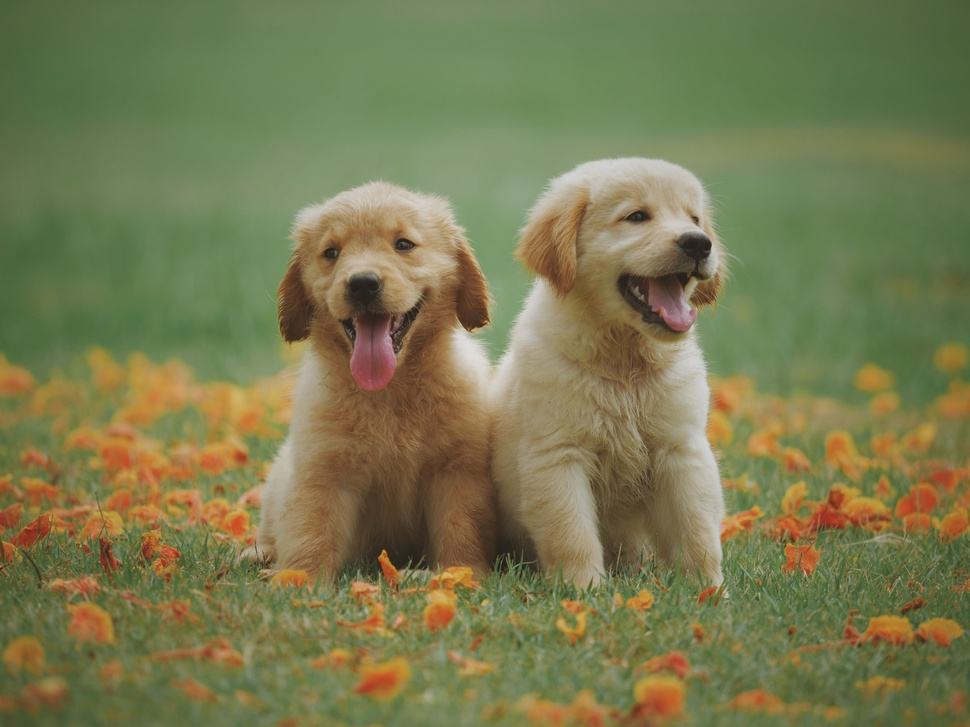
#> input picture azure/input.jpg, 970 x 727 px, shrunk from 5184 x 3888 before the run
$ python image.py
#> lines starting #> are read from the running program, lines starting #| are printed output that depends on the picture
from PIL import Image, ImageEnhance, ImageFile
from concurrent.futures import ThreadPoolExecutor
import time

# Allow Pillow to read slightly truncated JPEG files
ImageFile.LOAD_TRUNCATED_IMAGES = True

INPUT_IMAGE = "input.jpg"
OUTPUT_IMAGE = "output.jpg"


def process_part(part_number, box, image_data):
    """Process one part of the image in a separate thread."""

    print(f"Thread {part_number} started")

    try:
        # Create a separate image from the loaded image data
        image = Image.frombytes(
            "RGB",
            image_data["size"],
            image_data["data"]
        )

        # Crop the assigned section
        part = image.crop(box)

        # Example image processing:
        # Increase brightness slightly
        enhancer = ImageEnhance.Brightness(part)
        part = enhancer.enhance(1.2)

        # Simulate some processing time
        time.sleep(1)

        image.close()

        print(f"Thread {part_number} completed")

        return part_number, box, part

    except Exception as e:
        print(f"Thread {part_number} error: {e}")
        raise


def main():

    print("Loading image...")

    try:
        # Open the input image
        image = Image.open(INPUT_IMAGE)
#> image is the input picture: PIL image 970x727 RGB; mean R, G, B 120.5, 121.8, 79.7

        # Convert to RGB and fully load the image
        image = image.convert("RGB")
        image.load()

    except Exception as e:
        print(f"Error loading image: {e}")
        return

    width, height = image.size
#> width = 970; height = 727

    print(f"Image size: {width} x {height}")
#| Image size: 970 x 727

    # Store the complete image in memory.
    # This prevents multiple threads from accessing
    # the same file object.
    image_data = {
        "size": image.size,
        "data": image.tobytes()
    }

    image.close()

    # Divide image into four parts
    boxes = [
        # Top-left
        (0, 0, width // 2, height // 2),

        # Top-right
        (width // 2, 0, width, height // 2),

        # Bottom-left
        (0, height // 2, width // 2, height),

        # Bottom-right
        (width // 2, height // 2, width, height)
    ]

    print()
    print("Starting 4 threads...")
    print()

    start_time = time.time()

    # Create four threads
    with ThreadPoolExecutor(max_workers=4) as executor:

        futures = []

        for i, box in enumerate(boxes, start=1):

            future = executor.submit(
                process_part,
                i,
                box,
                image_data
            )

            futures.append(future)
#> this loop made 4 passes
#> pass 1, in process_part, `part = image.crop(box)`:
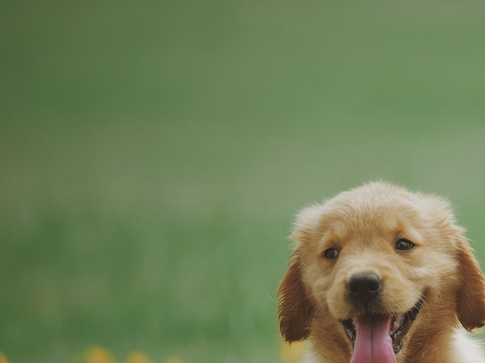
#> part: PIL image 485x363 RGB; mean R, G, B 111, 126.6, 87
#> pass 1, in process_part, `part = enhancer.enhance(1.2)`:
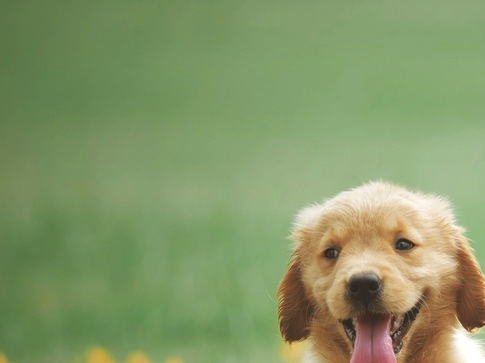
#> part: PIL image 485x363 RGB; mean R, G, B 132.8, 151.6, 104
#> pass 2, in process_part (call 2), `part = image.crop(box)`:
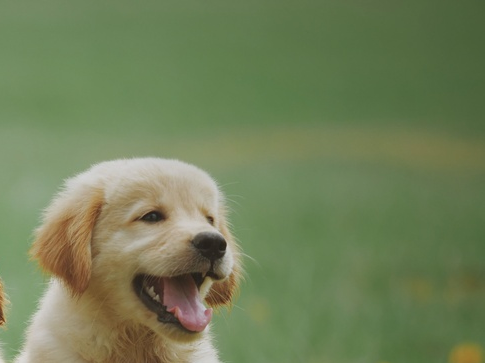
#> part: PIL image 485x363 RGB; mean R, G, B 113.1, 127.8, 88.6
#> pass 2, in process_part (call 2), `part = enhancer.enhance(1.2)`:
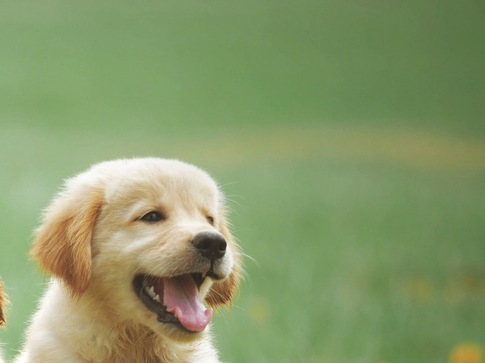
#> part: PIL image 485x363 RGB; mean R, G, B 135.4, 153, 105.9
#> after the loop, futures = 4 items

        # Get results
        results = []

        for future in futures:
            result = future.result()
            results.append(result)
#> after the loop, results = 4 items

    print()
    print("All threads completed.")

    # Create empty output image
    output = Image.new(
        "RGB",
        (width, height)
    )
#> output: PIL image 970x727 RGB; every value is 0

    # Combine the four processed parts
    for part_number, box, part in results:

        output.paste(
            part,
            (box[0], box[1])
        )

        part.close()
#> this loop made 4 passes
#> box on passes 1 to 4: (0, 0, 485, 363), (485, 0, 970, 363), (0, 363, 485, 727), (485, 363, 970, 727)
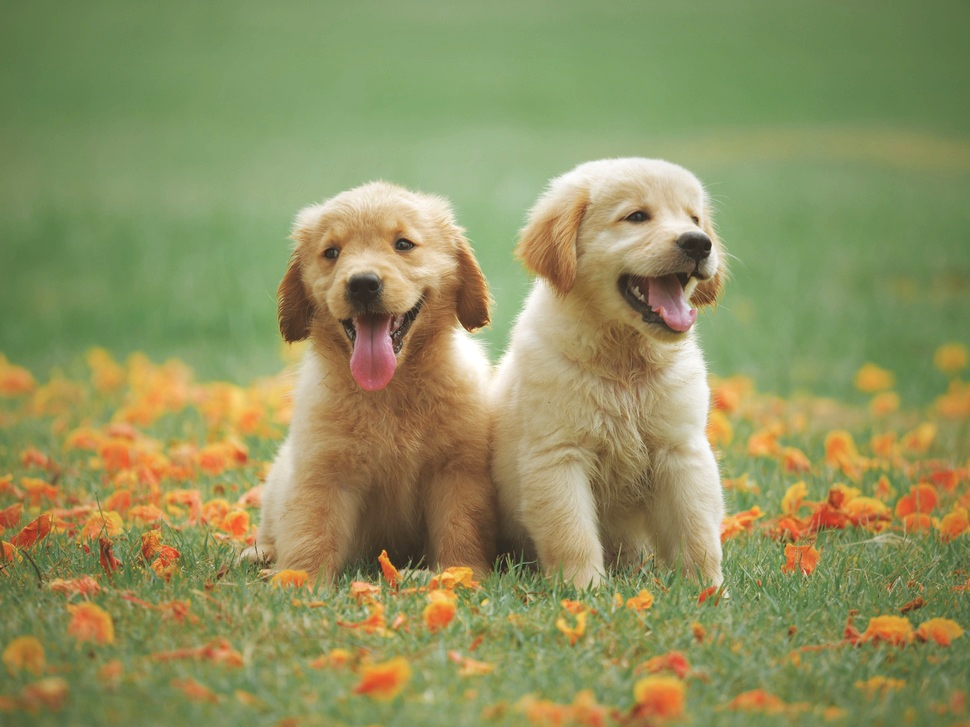
#> output: PIL image 970x727 RGB; mean R, G, B 144.2, 145.8, 95.2

    # Save final image
    output.save(
        OUTPUT_IMAGE,
        "JPEG",
        quality=95
    )

    end_time = time.time()

    print()
    print("--------------------------------")
    print("Image processing completed!")
    print("--------------------------------")
    print(f"Input image  : {INPUT_IMAGE}")
    print(f"Output image : {OUTPUT_IMAGE}")
    print(f"Image size   : {width} x {height}")
#| Image size   : 970 x 727
    print(f"Threads used : 4")
    print(f"Time taken   : {end_time - start_time:.2f} seconds")
    print("--------------------------------")


if __name__ == "__main__":
    main()
